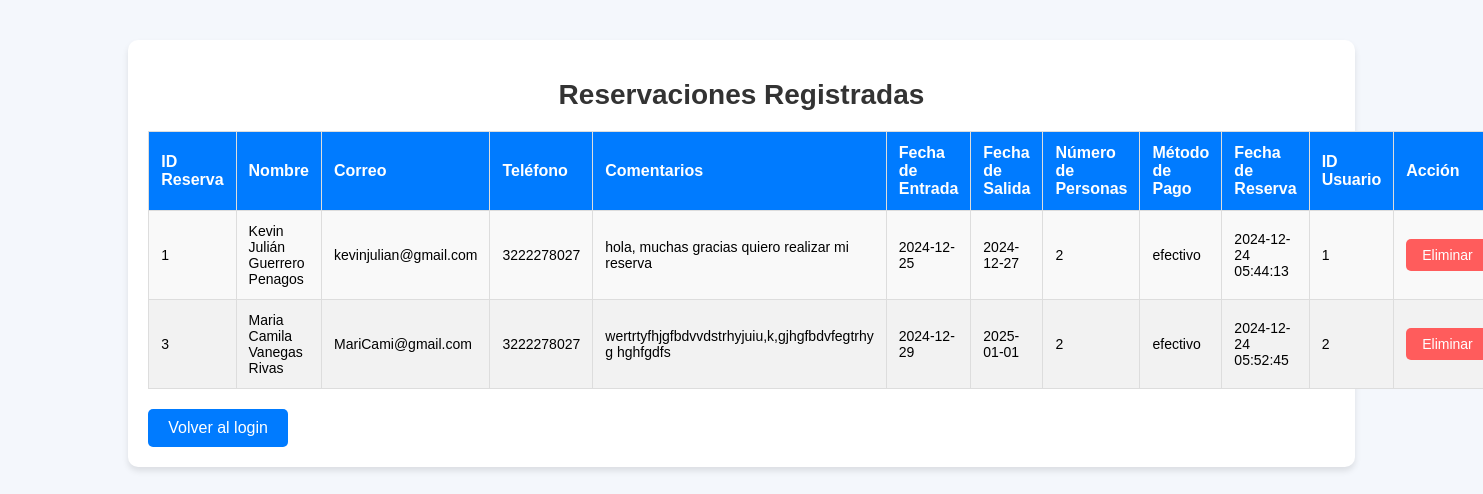
The page /crearCuenta/empleados/RolEmpleado/login/verReservas.php on the database its author committed.
### tables this page shows
CREATE TABLE `reservas` (
  `id` int(11) NOT NULL,
  `id_habitacion` int(11) NOT NULL,
  `nombre` varchar(255) NOT NULL,
  `correo` varchar(255) NOT NULL,
  `telefono` varchar(20) NOT NULL,
  `comentarios` text DEFAULT NULL,
  `fecha_entrada` date NOT NULL,
  `fecha_salida` date NOT NULL,
  `numero_personas` int(11) NOT NULL,
  `metodo_pago` enum('tarjeta_credito','tarjeta_debito','efectivo') NOT NULL,
  `fecha_reserva` timestamp NOT NULL DEFAULT current_timestamp(),
  `estado` enum('pendiente','confirmada','cancelada') DEFAULT 'pendiente',
  `id_usuario` int(11) DEFAULT NULL
);

### crearCuenta/empleados/RolEmpleado/login/verReservas.php (the view, shortened to what this page needs)
<?php
$servername = "localhost";
$username = "root";
$password = "";
$dbname = "hotel_pijao_del_sol";
$conn = new mysqli($servername, $username, $password, $dbname);
$sql = "SELECT id, nombre, correo, telefono, comentarios, fecha_entrada, fecha_salida, numero_personas, metodo_pago, fecha_reserva, id_usuario FROM reservas";
$result = $conn->query($sql);
?>
<!DOCTYPE html>
<html lang="es">
<head>
    <link rel="stylesheet" href="https://cdnjs.cloudflare.com/ajax/libs/font-awesome/5.15.1/css/all.min.css">
</head>
<body>
    <div class="container">
        <h1>Reservaciones Registradas</h1>
        <?php if ($result->num_rows > 0) { ?>
            <table>
                <thead>
                    <tr>
                        <th>ID Reserva</th>
                        <th>Nombre</th>
                        <th>Correo</th>
                        <th>Teléfono</th>
                        <th>Comentarios</th>
                        <th>Fecha de Entrada</th>
                        <th>Fecha de Salida</th>
                        <th>Número de Personas</th>
                        <th>Método de Pago</th>
                        <th>Fecha de Reserva</th>
                        <th>ID Usuario</th>
                        <th>Acción</th>
                    </tr>
                </thead>
                <tbody>
                    <?php
                    while ($row = $result->fetch_assoc()) {
                        echo "<tr>
                                <td>" . $row['id'] . "</td>
                                <td>" . $row['nombre'] . "</td>
                                <td>" . $row['correo'] . "</td>
                                <td>" . $row['telefono'] . "</td>
                                <td>" . $row['comentarios'] . "</td>
                                <td>" . $row['fecha_entrada'] . "</td>
                                <td>" . $row['fecha_salida'] . "</td>
                                <td>" . $row['numero_personas'] . "</td>
                                <td>" . $row['metodo_pago'] . "</td>
                                <td>" . $row['fecha_reserva'] . "</td>
                                <td>" . $row['id_usuario'] . "</td>
                                <td><button class='boton-eliminar' onclick='openModal(" . $row['id'] . ")'>Eliminar</button></td>
                            </tr>";
                    }
                    ?>
                </tbody>
            </table>
        <?php } else { ?>
            <p>No se encontraron reservaciones registradas.</p>
        <?php } ?>
        <a href="loginEmpleado.php" class="boton-volver">Volver al login</a>
    </div>
</body>
</html>

### crearCuenta/empleados/RolEmpleado/login/verReservas.php (style rules this page uses)
body { font-family: 'Arial', sans-serif; background-color: #f4f7fc; margin: 0; padding: 0; }
.container { width: 80%; margin: 40px auto; background-color: white; padding: 20px; border-radius: 10px; box-shadow: 0 4px 6px rgba(0, 0, 0, 0.1); }
h1 { color: #333; text-align: center; font-size: 28px; margin-bottom: 20px; }
table { width: 100%; border-collapse: collapse; margin: 20px 0; }
th, td { padding: 12px; text-align: left; border: 1px solid #ddd; }
th { background-color: #007BFF; color: white; font-size: 16px; }
td { background-color: #f9f9f9; font-size: 14px; }
tr:nth-child(even) td { background-color: #f2f2f2; }
.boton-eliminar { background-color: #ff5c5c; color: white; border: none; padding: 8px 16px; cursor: pointer; border-radius: 5px; font-size: 14px; }
.boton-volver { text-decoration: none; color: white; background-color: #007bff; padding: 10px 20px; border-radius: 5px; font-size: 16px; display: inline-block; text-align: center; }

### rows shown on the page
reservas: id "1", nombre "Kevin Julián Guerrero Penagos", correo "kevinjulian@gmail.com", telefono "3222278027", comentarios "hola, muchas gracias quiero realizar mi reserva", fecha_entrada "2024-12-25", fecha_salida "2024-12-27", numero_personas "2", metodo_pago "efectivo", fecha_reserva "2024-12-24 05:44:13", id_usuario "1"
reservas: id "3", nombre "Maria Camila Vanegas Rivas", correo "MariCami@gmail.com", telefono "3222278027", comentarios "wertrtyfhjgfbdvvdstrhyjuiu,k,gjhgfbdvfegtrhy g hghfgdfs", fecha_entrada "2024-12-29", fecha_salida "2025-01-01", numero_personas "2", metodo_pago "efectivo", fecha_reserva "2024-12-24 05:52:45", id_usuario "2"
